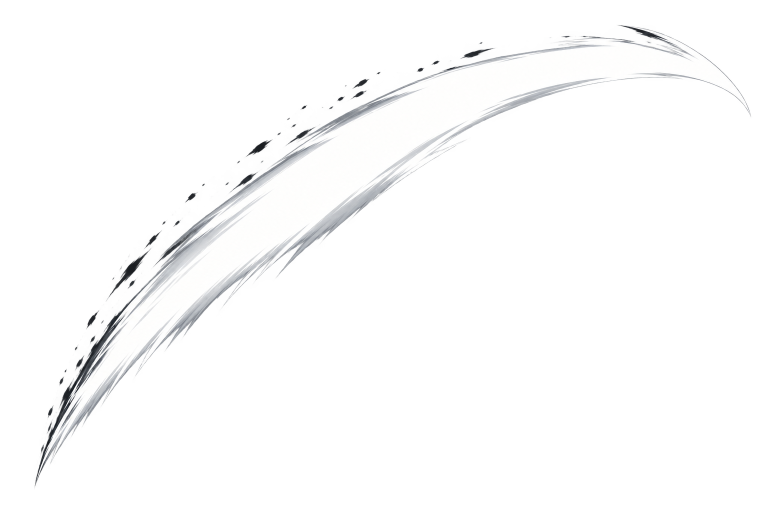
#> input picture web/_review/combat-fx-concepts-20260924/raw/blade-tail-white.png, 1536 x 1024 px (shown at 1/2 size); its folder holds 6 pictures in this run
$ python build_sheet.py
#> lines starting #> are read from the running program, lines starting #| are printed output that depends on the picture
"""Prepare review-only FX cutouts and a comparison sheet; never touches runtime assets."""
from pathlib import Path
from PIL import Image, ImageDraw, ImageFont

ROOT = Path(__file__).parent
RAW = ROOT / "raw"
NAMES = [
    ("blade-tail-white", "01  LONG WHITE TRAIL"),
    ("blade-tail-yellow", "02  LONG YELLOW TRAIL"),
    ("twin-blade-trails", "03  TWIN-BLADE TRAILS"),
    ("brush-slice", "04  SHODO SLICE HIT"),
    ("blade-clash", "05  BLADE CLASH"),
    ("claw-rake", "06  THREE-CLAW RAKE"),
    ("punch-light", "07  LIGHT PUNCH HIT"),
    ("punch-heavy", "08  HEAVY PUNCH HIT"),
    ("staff-impact", "09  STAFF IMPACT"),
]

for stem, _ in NAMES + [("kama-hook-trail", "10  KAMA HOOK TRAIL")]:
    im = Image.open(RAW / f"{stem}.png").convert("RGBA")
#> im is the input picture: PIL image 1536x1024 RGBA; mean R, G, B, A 53.3, 53.8, 54.4, 30.9
    # Clean faint generated halos for a more solid candidate, preserving the raw.
    a = im.getchannel("A").point(lambda v: 0 if v < 32 else min(255, round((v - 32) * 255 / 150)))
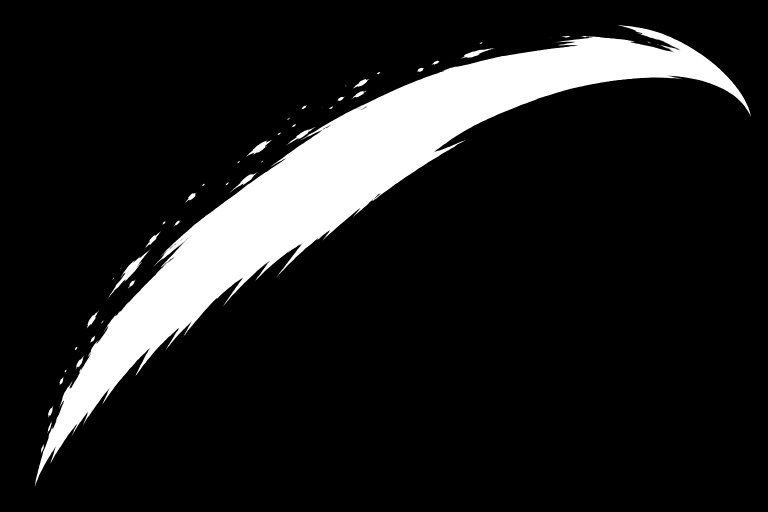
#> a: PIL image 1536x1024 L (shown at 1/2 size); min 0, max 255, mean 31.4
    im.putalpha(a)
    bbox = a.point(lambda v: 255 if v > 12 else 0).getbbox()
#> bbox = (69, 50, 1502, 974)
    if not bbox:
        raise ValueError(f"Empty alpha: {stem}")
    pad = 25
    im.crop((max(0, bbox[0] - pad), max(0, bbox[1] - pad),
             min(im.width, bbox[2] + pad), min(im.height, bbox[3] + pad))).save(ROOT / f"{stem}.png")
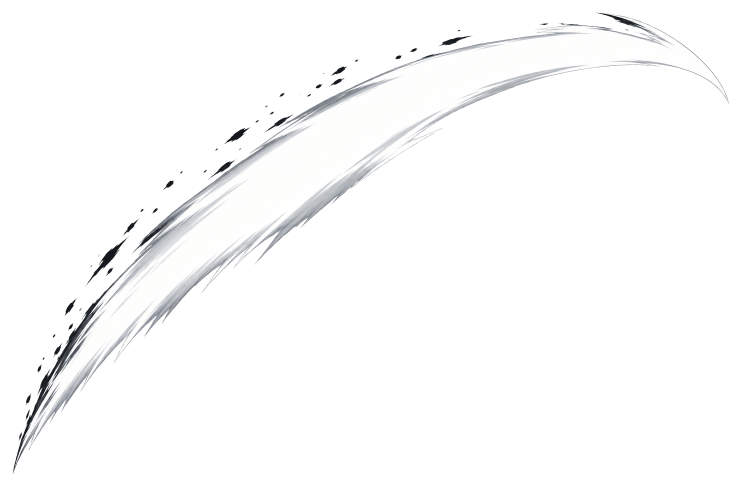
#> saved as blade-tail-white.png: PIL image 1483x974 RGBA (shown at 1/2 size); mean R, G, B, A 56.2, 56.7, 57.3, 34.1; transparent parts drawn white
#> pass 2 of the loop `for stem, _ in NAMES + [("kama-hook-trail", "10  KAMA HOOK TRAIL")]:`:
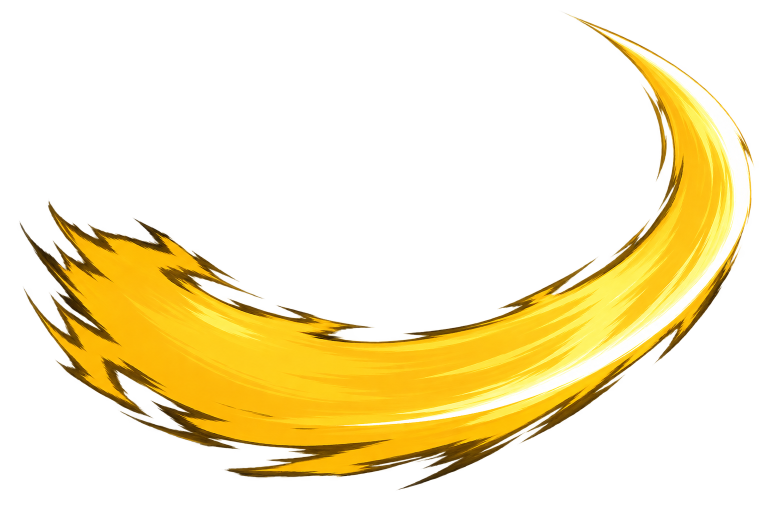
#> input picture web/_review/combat-fx-concepts-20260924/raw/blade-tail-yellow.png, 1536 x 1024 px (shown at 1/2 size)
#> im is the input picture: PIL image 1536x1024 RGBA; mean R, G, B, A 92.9, 72.7, 15.9, 68.2
#> `a = im.getchannel("A").point(lambda v: 0 if v < 32 else min(255, round..`:
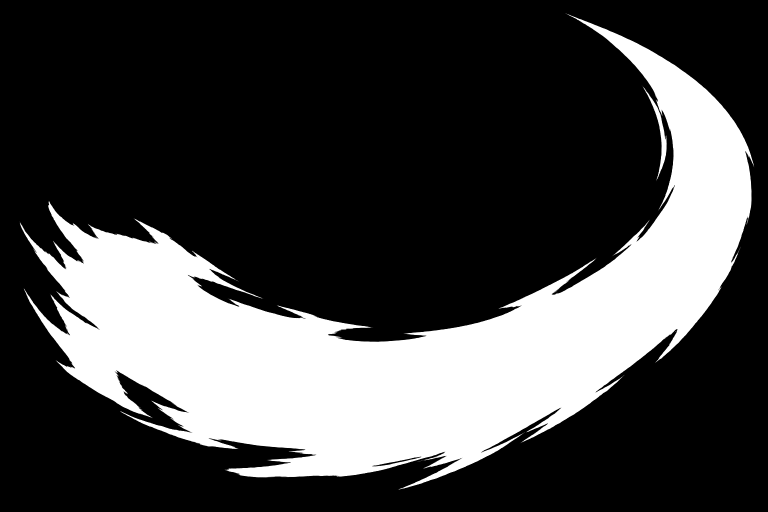
#> a: PIL image 1536x1024 L (shown at 1/2 size); min 0, max 255, mean 69.1
#> bbox = (39, 26, 1509, 980)
#> `im.crop((max(0, bbox[0] - pad), max(0, bbox[1] - pad), min(im.width, b..`:
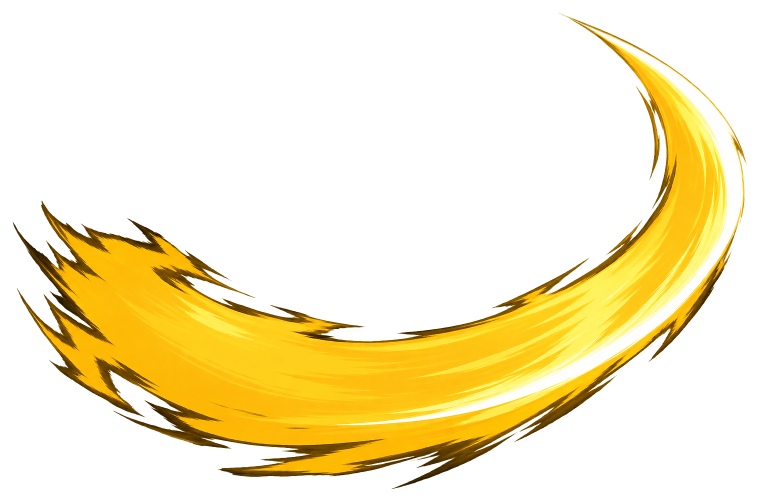
#> saved as blade-tail-yellow.png: PIL image 1520x1004 RGBA (shown at 1/2 size); mean R, G, B, A 94.7, 74.2, 16.3, 71.2; transparent parts drawn white
#> (the run stopped early here; a loop or call above may not have finished)
